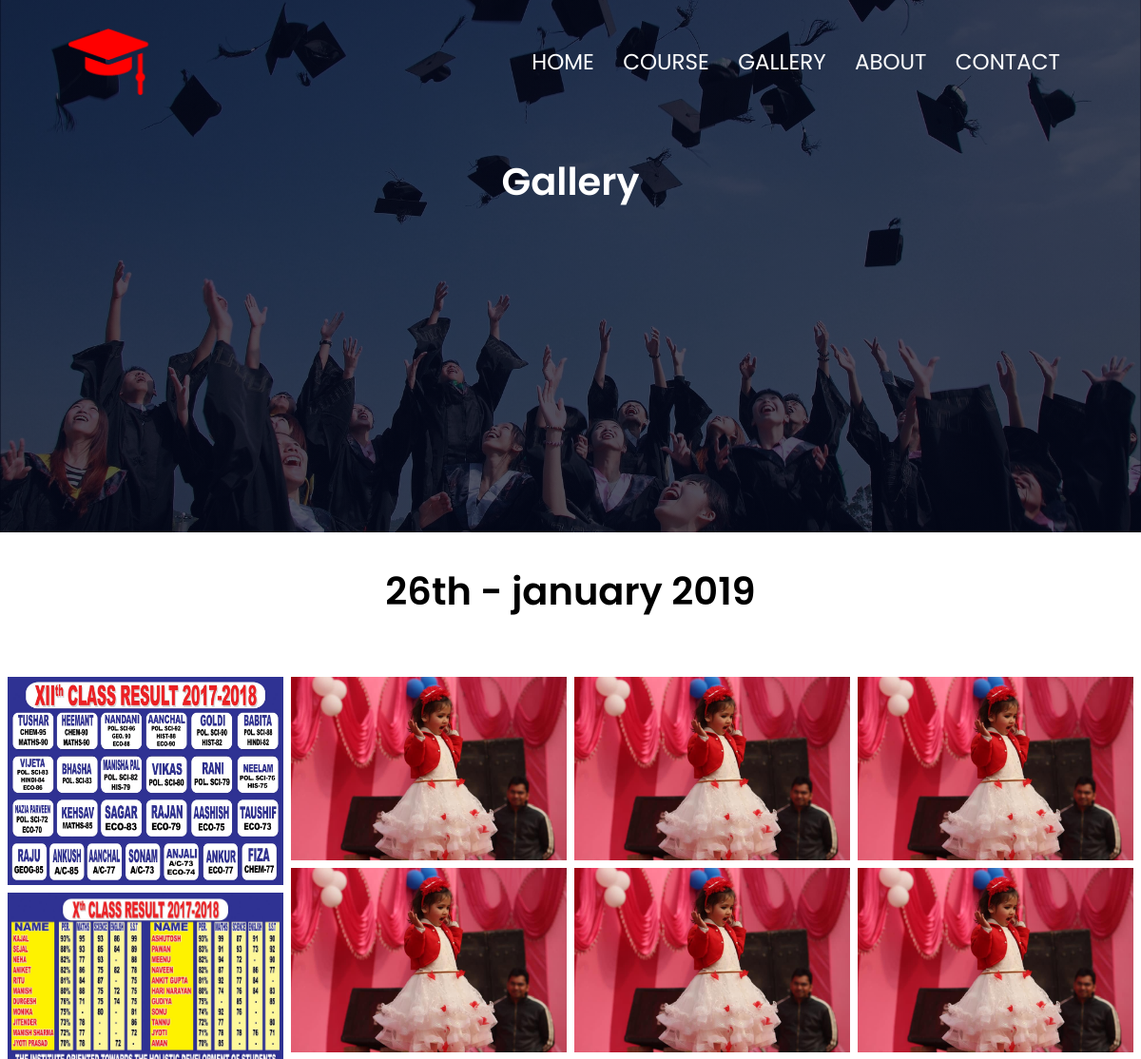
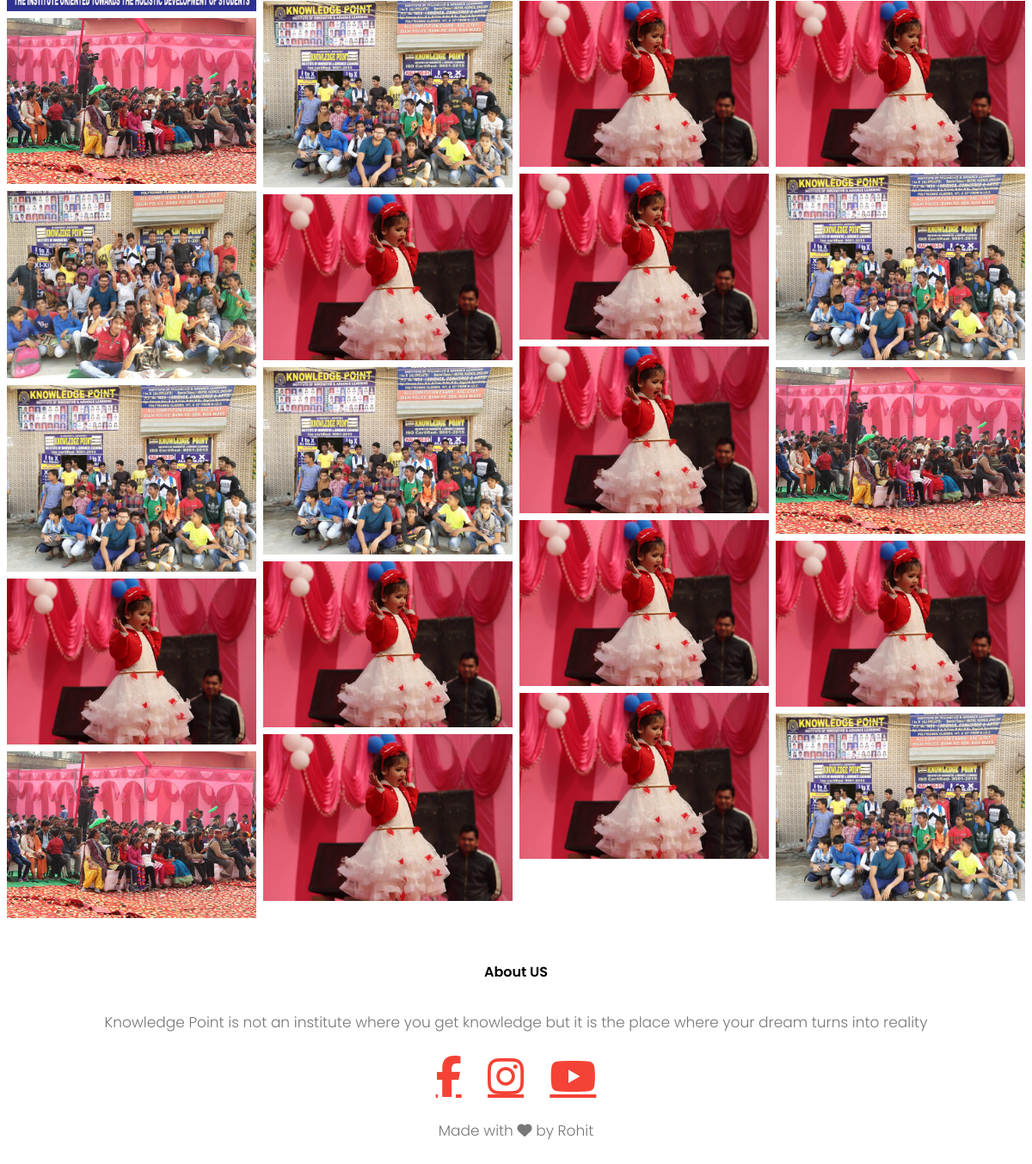
The page /gallery on the database its author committed (2 pictures, top to bottom).
### home/models.py (models this page shows)
class Gallery(models.Model):
    Event_Name=models.TextField()
    Image1= models.ImageField(upload_to='media')
    Image2= models.ImageField(upload_to='media')
    Image3= models.ImageField(upload_to='media')
    Image4= models.ImageField(upload_to='pics')
    Image5= models.ImageField(upload_to='pics')
    Image6= models.ImageField(upload_to='pics')
    Image7= models.ImageField(upload_to='pics')
    Image8= models.ImageField(upload_to='pics')
    Image9= models.ImageField(upload_to='pics')
    Image10= models.ImageField(upload_to='pics')
    Image11= models.ImageField(upload_to='pics')
    Image12= models.ImageField(upload_to='pics')
    Image13= models.ImageField(upload_to='pics')
    Image14= models.ImageField(upload_to='pics')
    Image15= models.ImageField(upload_to='pics')
    Image16= models.ImageField(upload_to='pics')
    Image17= models.ImageField(upload_to='pics')
    Image18= models.ImageField(upload_to='pics')
    Image19= models.ImageField(upload_to='pics')
    Image20= models.ImageField(upload_to='pics')
    Image21= models.ImageField(upload_to='pics')
    Image22= models.ImageField(upload_to='pics')
    Image23= models.ImageField(upload_to='pics')
    Image24= models.ImageField(upload_to='pics')
    Image25= models.ImageField(upload_to='pics')

### home/views.py (the view)
def gallery(request):
    gal=Gallery.objects.all()
    return render(request,'gallery.html',{'gal':gal})

### Templates/gallery.html (shortened to what this page needs)
{% load static %}
<!DOCTYPE html>
<html lang="en">
<head>
    <link rel="stylesheet" href="{% static 'st.css' %}">
<link rel="stylesheet" href="path/to/font-awesome/css/font-awesome.min.css">
<body>
</head>
<body>
    <section class="sub-header">
      <nav>
          <a href="/"><img src="{% static 'images/logo.png' %}"></a>
          <div class="nav-links" id="navlink">
              <ul>
              <li><a href="/">HOME</a></li>
              <li><a href="courses">COURSE</a></li>
                <li><a href="gallery">GALLERY</a></li>
                <li><a href="about">ABOUT</a></li>
              <li><a href="contact">CONTACT</a></li>
              </ul>
          </div>
      </nav>
        <h1>Gallery</h1>
    </section>
    {%  for gallery in gal %}
    <div class="gallery-header">
      <h1>{{gallery.Event_Name}}</h1>
      <p></p>
    </div>
    <div class="row">
      <div class="column">
        <img src="{{gallery.Image1.url}}" style="width:100%">
        <img src="{{gallery.Image2.url}}" style="width:100%">
      <img src="{{gallery.Image3.url}}" style="width:100%">
      <img src="{{gallery.Image4.url}}" style="width:100%">
      <img src="{{gallery.Image5.url}}" style="width:100%">
      <img src="{{gallery.Image6.url}}" style="width:100%">
      <img src="{{gallery.Image7.url}}" style="width:100%">
      </div>
      <div class="column">
        <img src="{{gallery.Image8.url}}" style="width:100%">
        <img src="{{gallery.Image9.url}}" style="width:100%">
      <img src="{{gallery.Image10.url}}" style="width:100%">
      <img src="{{gallery.Image11.url}}" style="width:100%">
      <img src="{{gallery.Image12.url}}" style="width:100%">
      <img src="{{gallery.Image13.url}}" style="width:100%">
      <img src="{{gallery.Image14.url}}" style="width:100%">
      </div>
      <div class="column">
        <img src="{{gallery.Image15.url}}" style="width:100%">
        <img src="{{gallery.Image16.url}}" style="width:100%">
      <img src="{{gallery.Image17.url}}" style="width:100%">
      <img src="{{gallery.Image18.url}}" style="width:100%">
      <img src="{{gallery.Image19.url}}" style="width:100%">
      <img src="{{gallery.Image20.url}}" style="width:100%">
      <img src="{{gallery.Image21.url}}" style="width:100%">
      </div>
      <div class="column">
        <img src="{{gallery.Image22.url}}" style="width:100%">
        <img src="{{gallery.Image23.url}}" style="width:100%">
      <img src="{{gallery.Image24.url}}" style="width:100%">
      <img src="{{gallery.Image25.url}}" style="width:100%">
      <img src="{{gallery.Image3.url}}" style="width:100%">
      <img src="{{gallery.Image18.url}}" style="width:100%">
      <img src="{{gallery.Image10.url}}" style="width:100%">
      </div>
    </div>
      {% endfor %}
    <section class="footer">
        <h4>About US</h4>
        <p>Knowledge Point is not an institute where you get knowledge but it is the place where your dream turns into reality</p>
    <div class="icons">
      <a href="https://www.facebook.com/Knowledge-Point-KP-112027447164573" <i class="fa fa-facebook fa-3x" ></i></a>
         <a href="https://www.facebook.com/Knowledge-Point-KP-112027447164573" <i class="fa fa-instagram fa-3x" ></i></a>
           <a href="https://www.facebook.com/Knowledge-Point-KP-112027447164573" <i class="fa fa-youtube fa-3x" ></i></a>
    </div>
    <p>Made with <i class="fa fa-heart"></i> by Rohit</p>
     </section>
   </body>
</html>

### Templates/st.css (style rules this page uses)
* { margin: 0px; padding: 0px; font-family: 'Poppins', sans-serif; }
nav { display: flex; padding: 2% 6%; justify-content: space-between; align-items: center; }
nav img { width: 100px; }
.nav-links { flex: 1; text-align: right; }
.nav-links ul li { list-style: none; display: inline-block; padding: 8px 13px; position: relative; }
.nav-links ul li a { color: #fff; text-decoration: none; font-size: 23px; }
.nav-links ul li::after { content: ''; width: 0%; height: 2px; background: transparent; display: block; margin: auto; transition: 0.5s; }
h1 { font-size: 40px; font-weight: 600; }
p { color: #777; font-size: 17px; font-weight: 300; line-height: 22px; padding: 10px; }
.footer { width: 100%; text-align: center; padding: 30px 0; }
.footer h4 { margin-bottom:25px ; margin-top: 20px; font-weight: 600; }
.icons .fa { color:#f44336; margin :0 13px; padding: 18px 0; border-radius: 20%; }
.sub-header { height: 70vh; width: 100%; background-image: linear-gradient(rgba(4, 9, 30, 0.7),rgba(4, 9, 30, 0.7)),url(images/background.jpg); background-position: center; background-size: cover; text-align: center; color: #fff; }
.sub-header h1 { margin-top: 30px; }
@media only screen and (min-width:1000px) { .row { display:flex; } }
* { box-sizing: border-box; }
body { margin: 0; font-family: Arial; }
.row { display: -ms-flexbox; display: flex; -ms-flex-wrap: wrap; flex-wrap: wrap; padding: 0 4px; }
.column { -ms-flex: 25%; flex: 25%; max-width: 25%; padding: 0 4px; }
.column img { margin-top: 8px; vertical-align: middle; width: 100%; }

### Templates/gallery.html (style rules this page uses)
* { box-sizing: border-box; }
body { margin: 0; font-family: Arial; }
.gallery-header { text-align: center; padding: 32px; }
.row { display: -ms-flexbox; display: flex; -ms-flex-wrap: wrap; flex-wrap: wrap; padding: 0 4px; }
.column { -ms-flex: 25%; flex: 25%; max-width: 25%; padding: 0 4px; }
.column img { margin-top: 8px; vertical-align: middle; width: 100%; }

### rows shown on the page
Gallery: Event_Name "26th - january 2019", Image1 (picture), Image2 (picture), Image3 (picture), Image4 (picture), Image5 (picture), Image6 (picture), Image7 (picture), Image8 (picture), Image9 (picture), Image10 (picture), Image11 (picture), Image12 (picture), Image13 (picture), Image14 (picture), Image15 (picture), Image16 (picture), Image17 (picture), Image18 (picture), Image19 (picture), Image20 (picture), Image21 (picture), Image22 (picture), Image23 (picture), Image24 (picture), Image25 (picture)
